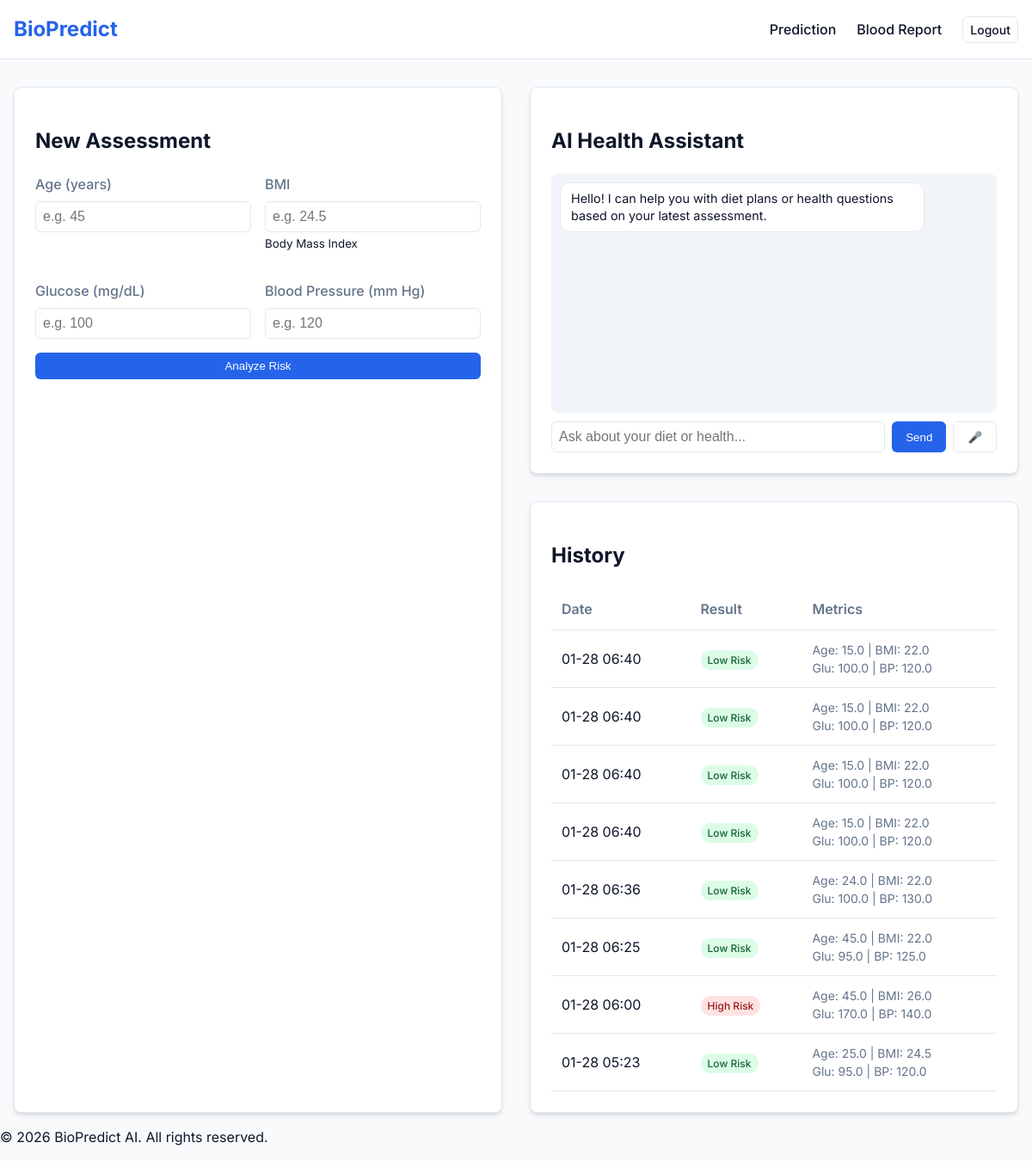
Page /dashboard (signed in) on the earlier database version.
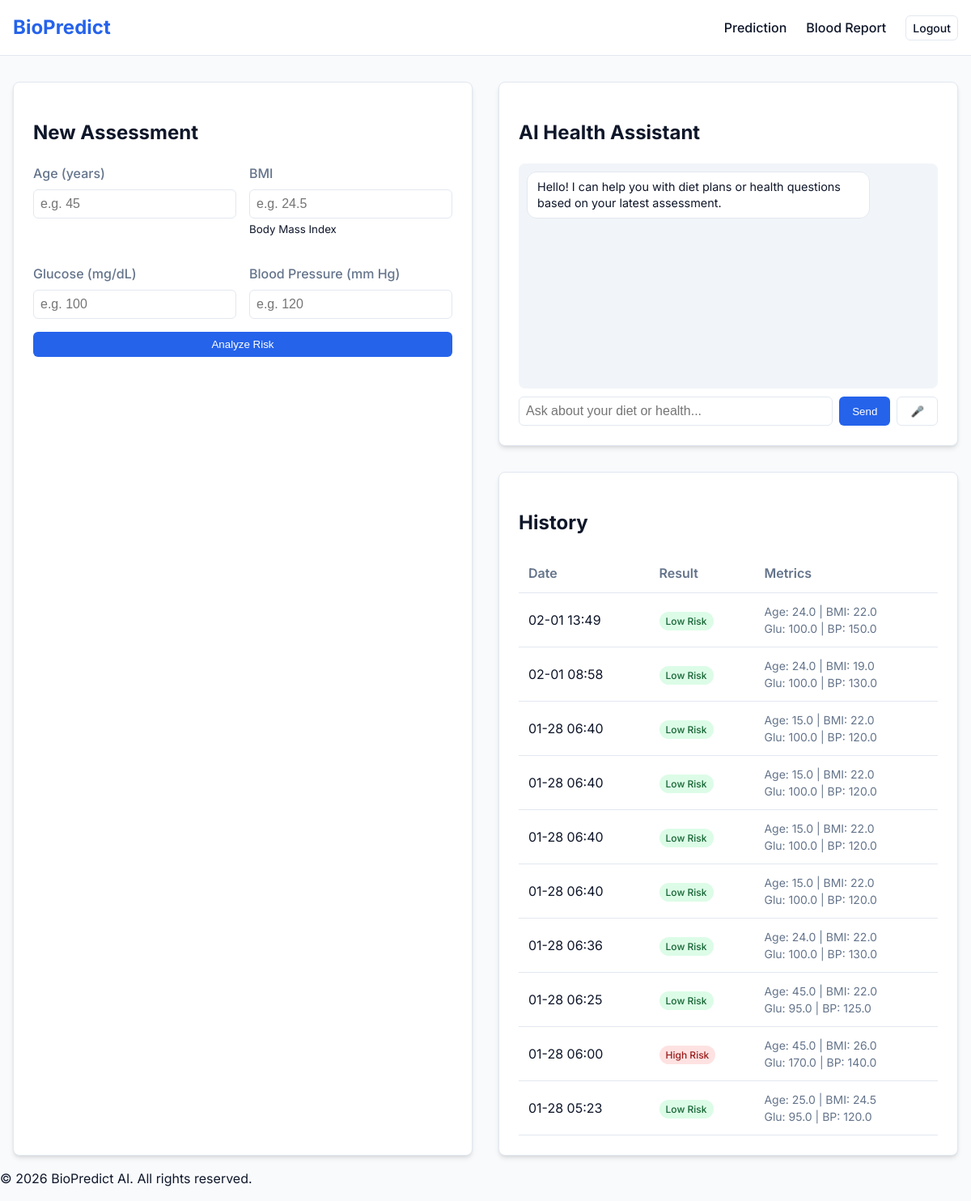
Same page on the later database version.
### app.py (models this page shows, shortened)
class Prediction(db.Model):
    id = db.Column(db.Integer, primary_key=True)
    user_id = db.Column(db.Integer, db.ForeignKey('user.id'), nullable=False)
    age = db.Column(db.Float, nullable=False)
    bmi = db.Column(db.Float, nullable=False)
    glucose = db.Column(db.Float, nullable=False)
    bp = db.Column(db.Float, nullable=False)
    result = db.Column(db.String(50), nullable=False)
    created_at = db.Column(db.DateTime, default=datetime.utcnow)

### app.py (the view, shortened to what this page needs)
@app.route('/dashboard', methods=['GET', 'POST'])
def dashboard():
    if 'user_id' not in session:
        return redirect(url_for('login'))
    prediction = None
    ai_advice = None
    history = Prediction.query.filter_by(user_id=session['user_id']).order_by(Prediction.created_at.desc()).all()
    return render_template('dashboard.html', username=session['username'], prediction=prediction, ai_advice=ai_advice, history=history)

### templates/dashboard.html (shortened to what this page needs)
{% extends "base.html" %}
{% block content %}
<div class="dashboard-grid">
    <div class="card prediction-card">
        <h2>New Assessment</h2>
        <form method="POST" action="/dashboard">
            <div class="form-grid">
                <div class="form-group">
                    <label for="age">Age (years)</label>
                    <input type="number" id="age" name="age" min="1" max="120" required placeholder="e.g. 45">
                </div>
                <div class="form-group">
                    <label for="bmi">BMI</label>
                    <input type="number" id="bmi" name="bmi" step="0.1" min="10" max="60" required placeholder="e.g. 24.5">
                    <small>Body Mass Index</small>
                </div>
                <div class="form-group">
                    <label for="glucose">Glucose (mg/dL)</label>
                    <input type="number" id="glucose" name="glucose" min="50" max="300" required placeholder="e.g. 100">
                </div>
                <div class="form-group">
                    <label for="bp">Blood Pressure (mm Hg)</label>
                    <input type="number" id="bp" name="bp" min="60" max="200" required placeholder="e.g. 120">
                </div>
            </div>
            <button type="submit" class="btn btn-primary btn-full">Analyze Risk</button>
        </form>
    </div>
    <div class="side-column">
        <div class="card chat-card">
            <h2>AI Health Assistant</h2>
            <div id="chat-messages" class="chat-box">
                <div class="message bot">Hello! I can help you with diet plans or health questions based on your latest assessment.</div>
            </div>
            <div class="chat-input-area">
                <input type="text" id="user-input" placeholder="Ask about your diet or health..." onkeypress="if(event.key === 'Enter') sendMessage()">
                <button onclick="sendMessage()" class="btn btn-primary">Send</button>
                <button onclick="startVoiceRecognition()" class="btn btn-outline" title="Voice Input">🎤</button>
            </div>
        </div>
        <div class="card history-card" style="margin-top: 2rem;">
            <h2>History</h2>
            {% if history %}
                <div class="table-container">
                    <table>
                        <thead>
                            <tr>
                                <th>Date</th>
                                <th>Result</th>
                                <th>Metrics</th>
                            </tr>
                        </thead>
                        <tbody>
                            {% for item in history %}
                            <tr>
                                <td>{{ item.created_at.strftime('%m-%d %H:%M') }}</td>
                                <td>
                                    <span class="badge {{ 'badge-danger' if item.result == 'High Risk' else 'badge-success' }}">
                                        {{ item.result }}
                                    </span>
                                </td>
                                <td class="small-text">
                                    Age: {{ item.age }} | BMI: {{ item.bmi }}<br>
                                    Glu: {{ item.glucose }} | BP: {{ item.bp }}
                                </td>
                            </tr>
                            {% endfor %}
                        </tbody>
                    </table>
                </div>
            {% else %}
                <p class="empty-state">No assessments yet.</p>
            {% endif %}
        </div>
    </div>
</div>
{% endblock %}

Differences in the rows shown:
added Prediction: created_at "02-01 13:49", result "Low Risk", age "24.0", bmi "22.0", glucose "100.0", bp "150.0"
added Prediction: created_at "02-01 08:58", result "Low Risk", age "24.0", bmi "19.0", glucose "100.0", bp "130.0"
